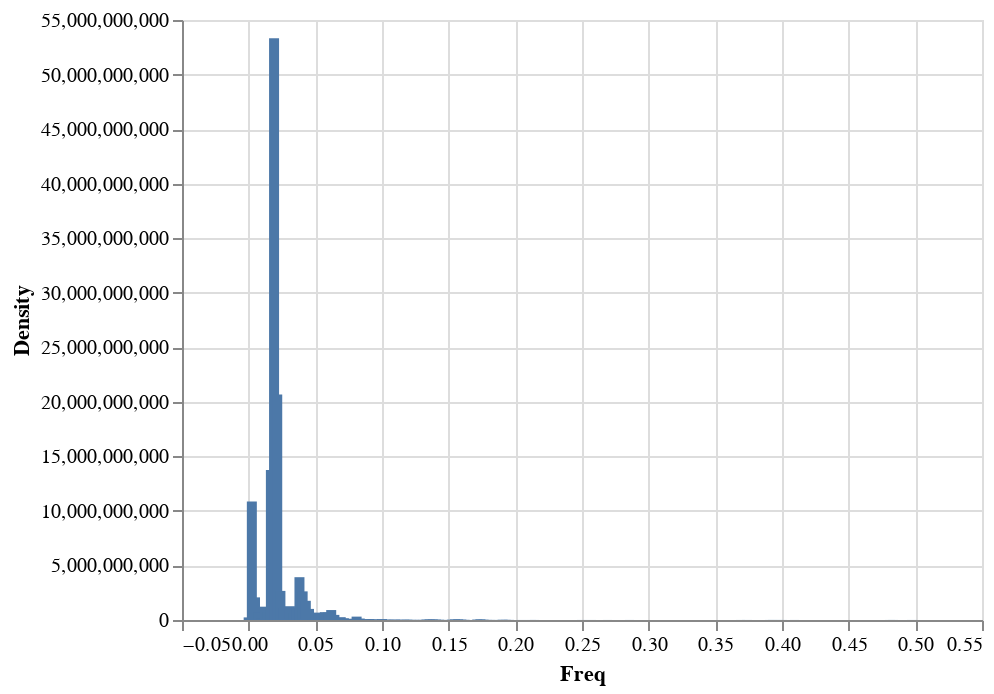

Source (notebook cell):
### Markdown cell above
### make function call to make_welch_sig_perdiogram function

### Code cell
make_welch_sig_periodgram(flu_data.ALL_INF, fs = 1, nperseg=420)

### Figure 1 — Vega-Lite specification as saved in the notebook (floating-point values rounded to 4 significant figures; data arrays with more than 128 entries replaced by an {"elided": "..."} marker saying what was removed)
{"$schema": "https://vega.github.io/schema/vega-lite/v3.4.0.json", "config": {"mark": {"tooltip": null}, "view": {"height": 300, "width": 400}}, "data": {"name": "data-585675fa39907227e435d952ede6e80d"}, "datasets": {"data-585675fa39907227e435d952ede6e80d": {"elided": "211 records"}}, "encoding": {"x": {"field": "Freq", "type": "quantitative"}, "y": {"field": "Density", "type": "quantitative"}}, "mark": "bar"}
